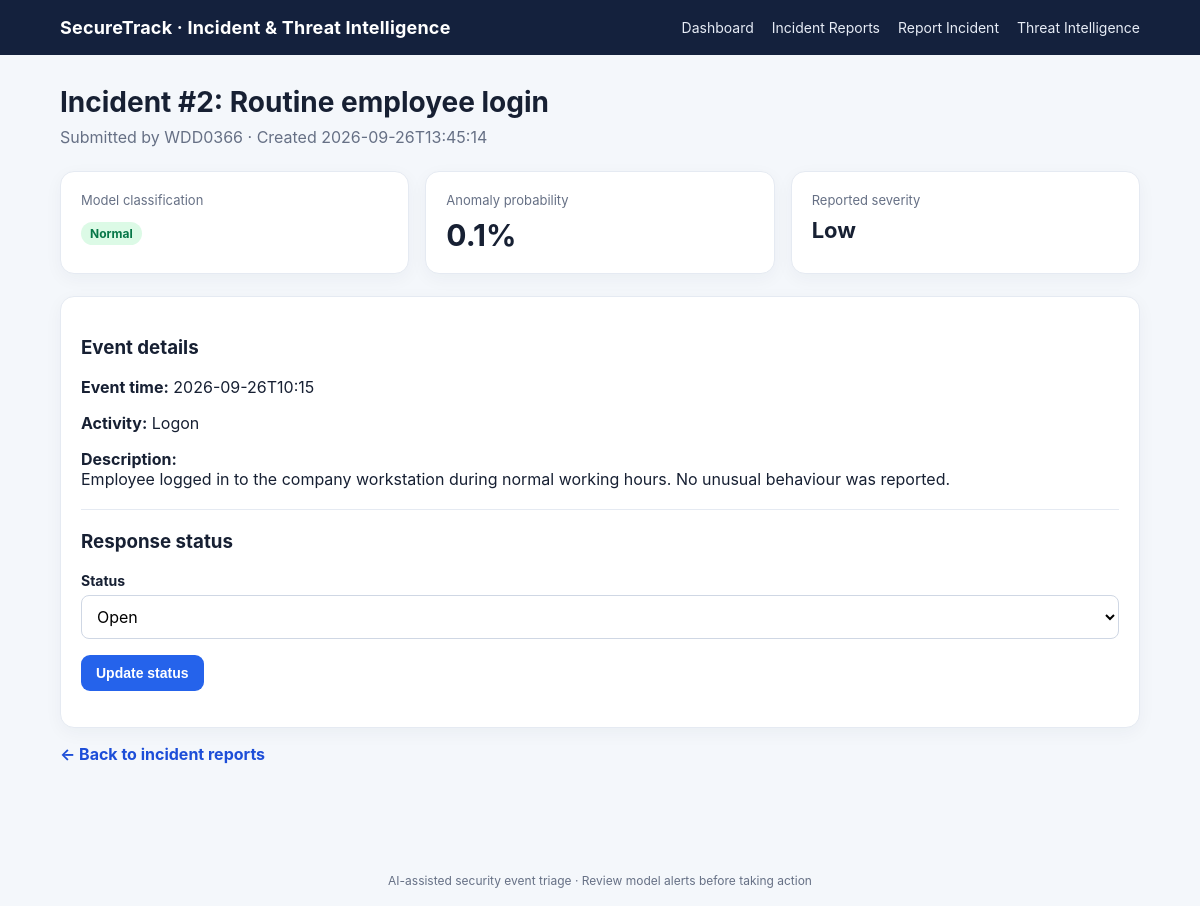
Screenshot of /incidents/2 with the database file from the repository.
### tables this page shows
CREATE TABLE incidents (
        id INTEGER PRIMARY KEY AUTOINCREMENT,
        title TEXT NOT NULL,
        reporter TEXT NOT NULL,
        event_timestamp TEXT NOT NULL,
        activity TEXT NOT NULL,
        description TEXT NOT NULL,
        anomaly_probability REAL,
        predicted_label INTEGER,
        status TEXT NOT NULL DEFAULT 'Open',
        severity TEXT NOT NULL DEFAULT 'Medium',
        created_at TEXT NOT NULL
    );

### app.py (the view, shortened to what this page needs)
@app.route("/incidents/<int:incident_id>", methods=["GET", "POST"])
def incident_detail(incident_id):
    db = get_db()
    incident = db.execute(
        "SELECT * FROM incidents WHERE id = ?", (incident_id,)
    ).fetchone()
    if incident is None:
        abort(404)
    return render_template("incident_detail.html", incident=incident)

### app.py (called while the page is built)
def get_db():
    if "db" not in g:
        g.db = sqlite3.connect(DB_PATH)
        g.db.row_factory = sqlite3.Row
        g.db.execute("PRAGMA foreign_keys = ON")
    return g.db

### templates/incident_detail.html (shortened to what this page needs)
{% extends "base.html" %}
{% block content %}
<h1>Incident #{{ incident.id }}: {{ incident.title }}</h1>
<p class="sub">Submitted by {{ incident.reporter }} · Created {{ incident.created_at }}</p>
<div class="grid">
  <div class="card"><div class="muted">Model classification</div><div class="metric" style="font-size:22px">{% if incident.predicted_label == 1 %}<span class="pill red">Anomalous</span>{% elif incident.predicted_label == 0 %}<span class="pill green">Normal</span>{% else %}Not scored{% endif %}</div></div>
  <div class="card"><div class="muted">Anomaly probability</div><div class="metric">{{ "%.1f"|format((incident.anomaly_probability or 0) * 100) }}%</div></div>
  <div class="card"><div class="muted">Reported severity</div><div class="metric" style="font-size:22px">{{ incident.severity }}</div></div>
</div>
<div class="card">
  <h3>Event details</h3>
  <p><b>Event time:</b> {{ incident.event_timestamp }}</p>
  <p><b>Activity:</b> {{ incident.activity }}</p>
  <p><b>Description:</b><br>{{ incident.description }}</p>
  <hr style="border:0;border-top:1px solid #e5eaf2;margin:20px 0">
  <h3>Response status</h3>
  <form method="post">
    <label for="status">Status</label>
    <select id="status" name="status">
      {% for val in ['Open','In Progress','Resolved'] %}
      <option value="{{ val }}" {% if incident.status == val %}selected{% endif %}>{{ val }}</option>
      {% endfor %}
    </select>
    <p><button class="btn" type="submit">Update status</button></p>
  </form>
</div>
<p><a class="rowlink" href="{{ url_for('incidents') }}">← Back to incident reports</a></p>
{% endblock %}

### static/style.css (style rules this page uses)
:root { --navy:#14213d; --blue:#2563eb; --bg:#f4f7fb; --ink:#172033; --muted:#667085; --line:#e5eaf2; }
* { box-sizing:border-box; }
body { margin:0; font-family:Inter,Segoe UI,Arial,sans-serif; background:var(--bg); color:var(--ink); }
h1 { margin:0 0 8px; font-size:28px; }
.sub { color:var(--muted); margin:0 0 24px; }
.grid { display:grid; grid-template-columns:repeat(auto-fit,minmax(190px,1fr)); gap:16px; margin:22px 0; }
.card { background:#fff; border:1px solid var(--line); border-radius:14px; padding:20px; box-shadow:0 5px 18px rgba(24,39,75,.045); }
.metric { font-size:30px; font-weight:750; margin-top:9px; }
.muted { color:var(--muted); font-size:13px; }
.btn { display:inline-block; border:0; background:var(--blue); color:#fff; text-decoration:none; padding:10px 15px; border-radius:9px; font-weight:650; cursor:pointer; font-size:14px; }
label { display:block; font-weight:650; font-size:14px; margin:14px 0 6px; }
input,select,textarea { width:100%; border:1px solid #cfd7e4; background:#fff; border-radius:8px; padding:10px 11px; font:inherit; }
.pill { display:inline-block; padding:4px 9px; border-radius:30px; font-size:12px; font-weight:700; background:#edf2f7; }
.pill.green { background:#dcfae6; color:#067647; }
.rowlink { color:#1d4ed8; text-decoration:none; font-weight:650; }

### rows the page displays
incidents: id "2", title "Routine employee login", reporter "WDD0366", created_at "2026-09-26T13:45:14", (incident.anomaly_probabilityor0)*100 "0.1", severity "Low", event_timestamp "2026-09-26T10:15", activity "Logon", description "Employee logged in to the company workstation during normal working hours. No unusual behaviour was reported.", status "Open"
